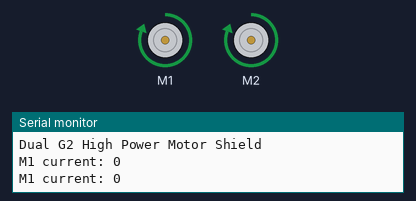
This sketch was run on a simulated Arduino Uno, built with avr-gcc and run on an emulated ATmega328P. Parts: 2 × DC motor (green arrow = forward, orange = backward, longer = faster), the last lines printed to the serial monitor.

Above: at 2.5 s.
At 5.3 s:
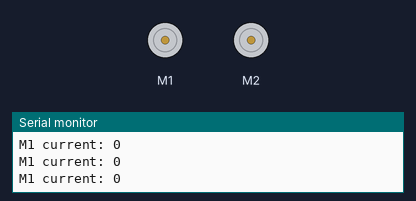
Timing chart, 0 to 7.2 s (numbered marks = the images above):
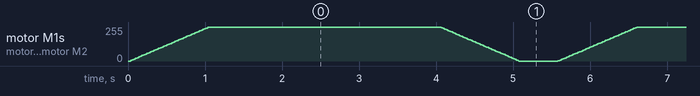

The sketch:

pololu_demo.ino
```cpp
#include "DualG2HighPowerMotorShield.h"

// Uncomment the version corresponding with the version of your shield.
DualG2HighPowerMotorShield24v14 md;

void stopIfFault()
{
  if (md.getM1Fault())
  {
    md.disableDrivers();
  delay(1);
    Serial.println("M1 fault");
    while (1);
  }
  if (md.getM2Fault())
  {
    md.disableDrivers();
  delay(1);
    Serial.println("M2 fault");
    while (1);
  }
}

void setup()
{
  Serial.begin(115200);
  Serial.println("Dual G2 High Power Motor Shield");
  md.init();
  md.calibrateCurrentOffsets();

  delay(10);

  // Uncomment to flip a motor's direction:
  //md.flipM1(true);
  //md.flipM2(true);
}

void loop()
{
  md.enableDrivers();
  delay(1);  // The drivers require a maximum of 1ms to elapse when brought out of sleep mode.

  for (int i = 0; i <= 400; i++)
  {
    md.setM1Speed(i);
    md.setM2Speed(i);
    stopIfFault();
    if (i%200 == 100)
    {
      Serial.print("M1 current: ");
      Serial.println(md.getM1CurrentMilliamps());
  }
    delay(2);
  }

  delay(3000);

  for (int i = 400; i >= 0; i--)
  {
    md.setM1Speed(i);
    md.setM2Speed(i);
    stopIfFault();
    if (i%200 == 100)
    {
      Serial.print("M1 current: ");
      Serial.println(md.getM1CurrentMilliamps());
  }
    delay(2);
  }

  md.disableDrivers(); // Put the MOSFET drivers into sleep mode.
  delay(500);

}
```
